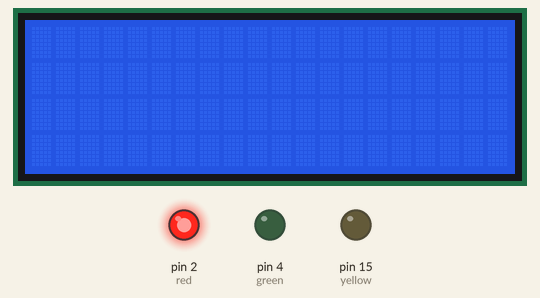
Bench run of a sketch on a simulated Arduino Uno, built with avr-gcc and run on an emulated ATmega328P. Shown: 20×4 character LCD, output pins drawn as LEDs (lit = HIGH).

Above: at 5.1 s.
At 10.6 s:
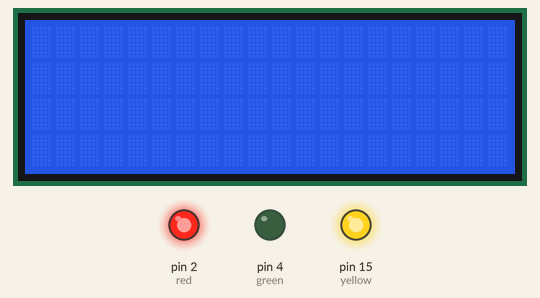
At 16.1 s:
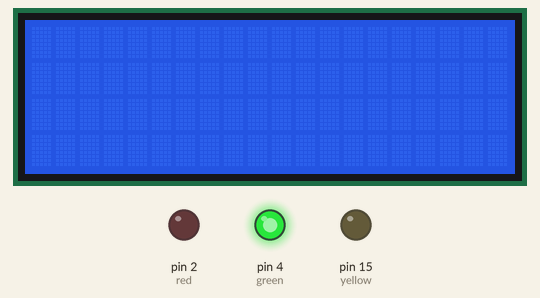
At 21.6 s:
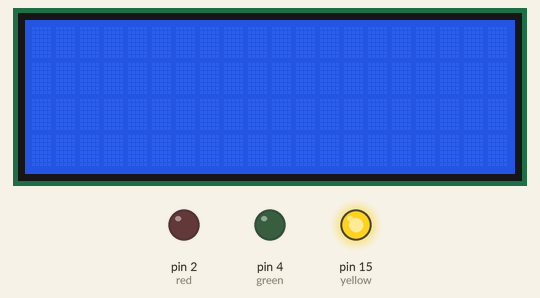
Timing chart, 0 to 28.7 s (numbered marks = the images above):
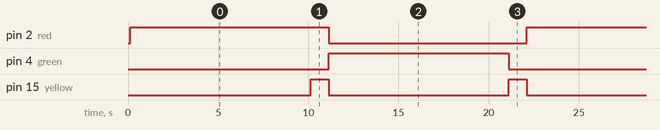

The sketch:

cadebek_traffic_light.ino
```cpp
#include <Wire.h>
#include <LiquidCrystal_I2C.h>
#define red 2
#define yellow 15
#define green 4
int stop_time = 10000;
int ready_time = 1000;
int go_time = 10000;

LiquidCrystal_I2C lcd(0x27, 20, 4); // set the LCD address to 0x27 for a 16 chars and 2 line display

void setup()
{
  pinMode(red, OUTPUT);
  pinMode(yellow, OUTPUT);
  pinMode(green, OUTPUT);


  lcd.init();
  lcd.init();

  lcd.backlight();


}


void loop()
{
digitalWrite(red, 1);
delay(stop_time);
digitalWrite (yellow, 1);
delay(ready_time);
digitalWrite(red, 0);
digitalWrite(yellow, 0);
digitalWrite(green, 1);
delay(go_time);
digitalWrite(green, 0);
digitalWrite (yellow, 1);
delay(ready_time);
digitalWrite(yellow, 0);

}
```

Measured:
- by itself, pin 2 (red): alternates HIGH for 11.0 s and LOW for 11.0 s
- by itself, pin 4 (green): alternates HIGH for 10.0 s and LOW for 12.0 s
- by itself, pin 15 (yellow): alternates HIGH for 1.0 s and LOW for 10.0 s
